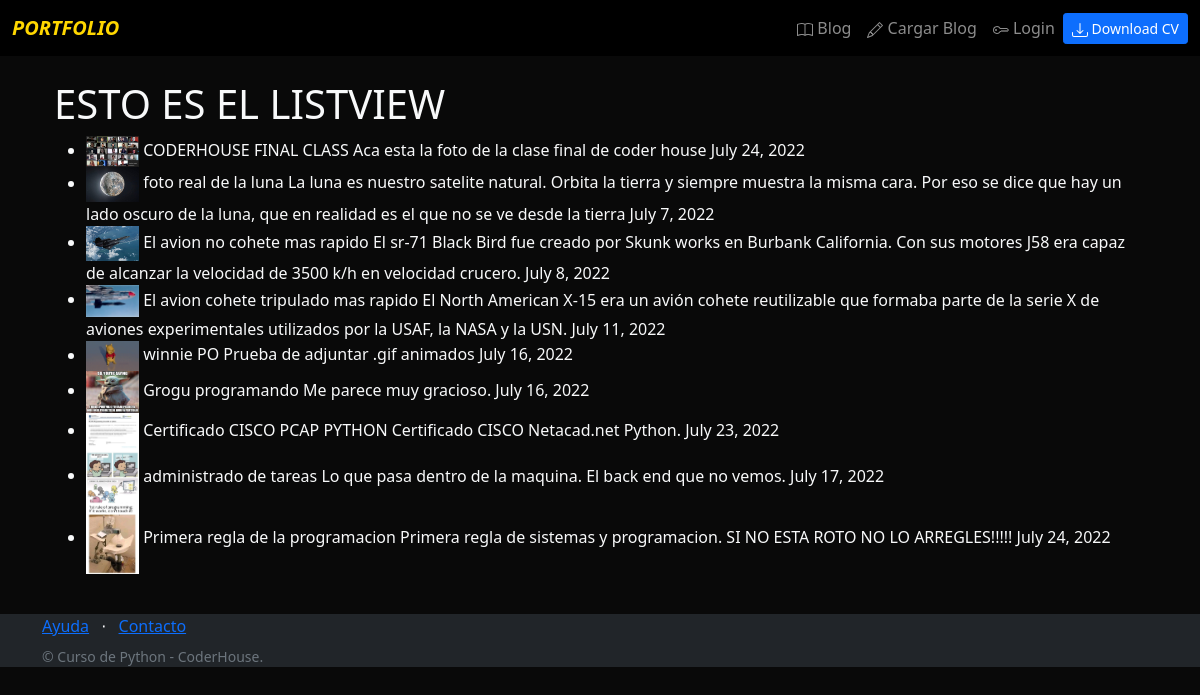
/blog/editar/, run on the app's committed database.
### blog/models.py (models this page shows, shortened)
class Post(models.Model):
    title = models.CharField(max_length=100)
    description = models.TextField(max_length=200)
    image = models.ImageField(upload_to="blog/images")
    date = models.DateField(default=datetime.date.today)

### blog/views.py (the view)
# urls.py: path('editar/',views.Postlista.as_view(), name='editar'),
class Postlista(ListView):
    model=Post
    template_name='editar.html'

### blog/templates/editar.html (shortened to what this page needs)
{% extends 'layout.html' %}
{% load static%}
{% block content %}
    <h1>ESTO ES EL LISTVIEW</h1>
    <table>
    <ul>
    {% for title in object_list %}
    <li>
    <img src="{{title.image.url}}" alt="{{title.title}}" width="5%" height="5%">
    {{title.title}}
    {{title.description }}
    {{title.date }}
    {% endfor %}
</table>
{% endblock %}

### portfolio/static/main.css (style rules this page uses)
body { background: #090909; }

### data on the page
Post: image (picture), title "CODERHOUSE FINAL CLASS", description "Aca esta la foto de la clase final de coder house", date "July 24, 2022"
Post: image (picture), title "foto real de la luna", description "La luna es nuestro satelite natural. Orbita la tierra y siempre muestra la misma cara. Por eso se dice que hay un lado oscuro de la luna, que en realidad es el que no se ve desde la tierra", date "July 7, 2022"
Post: image (picture), title "El avion no cohete mas rapido", description "El sr-71 Black Bird fue creado por Skunk works en Burbank California. Con sus motores J58 era capaz de alcanzar la velocidad de 3500 k/h en velocidad crucero.", date "July 8, 2022"
Post: image (picture), title "El avion cohete tripulado mas rapido", description "El North American X-15 era un avión cohete reutilizable que formaba parte de la serie X de aviones experimentales utilizados por la USAF, la NASA y la USN.", date "July 11, 2022"
Post: image (picture), title "winnie PO", description "Prueba de adjuntar .gif animados", date "July 16, 2022"
Post: image (picture), title "Grogu programando", description "Me parece muy gracioso.", date "July 16, 2022"
Post: image (picture), title "Certificado CISCO PCAP PYTHON", description "Certificado CISCO Netacad.net Python.", date "July 23, 2022"
Post: image (picture), title "administrado de tareas", description "Lo que pasa dentro de la maquina. El back end que no vemos.", date "July 17, 2022"
Post: image (picture), title "Primera regla de la programacion", description "Primera regla de sistemas y programacion. SI NO ESTA ROTO NO LO ARREGLES!!!!!", date "July 24, 2022"
